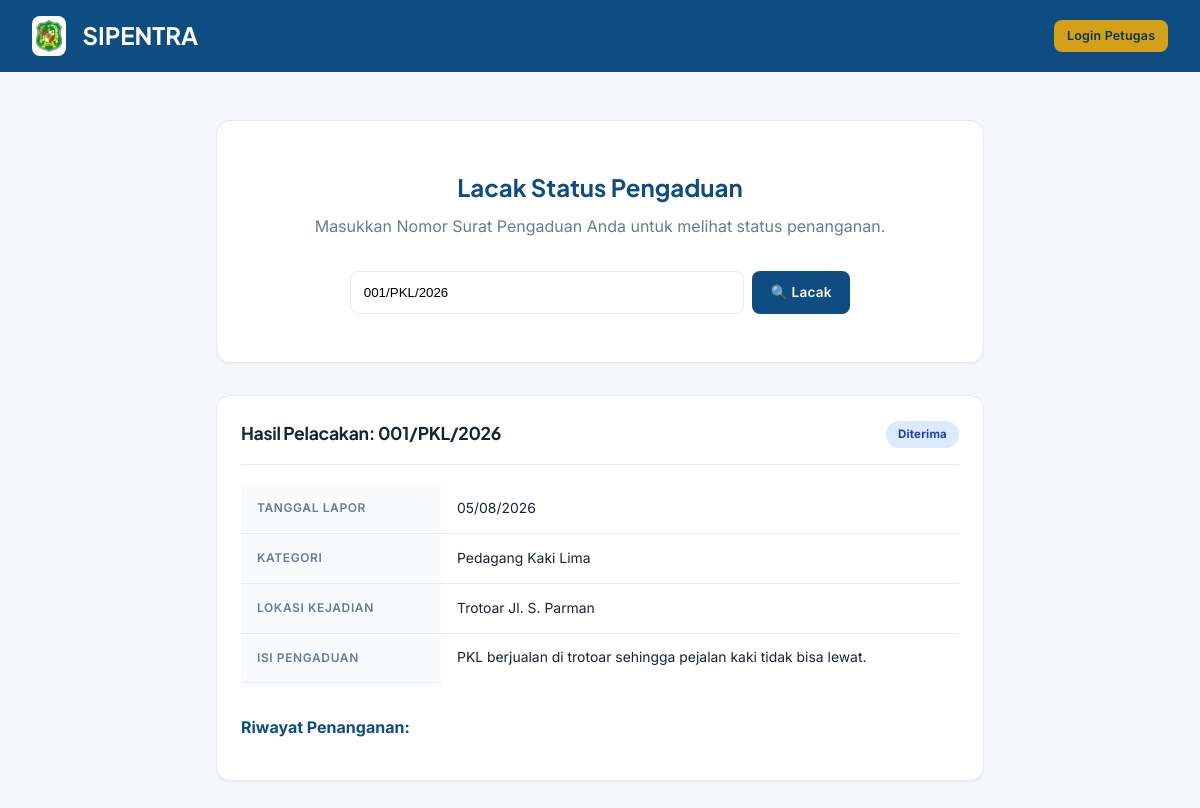
/lacak.php?no_surat=001/PKL/2026, run on the app's committed database.
### tables this page shows
CREATE TABLE pengaduan (
    id_pengaduan INT AUTO_INCREMENT PRIMARY KEY,
    no_surat VARCHAR(50) UNIQUE NOT NULL,
    tgl_diterima DATE NOT NULL,
    nama_pelapor VARCHAR(100),
    alamat VARCHAR(255),
    lokasi_kejadian VARCHAR(255) NOT NULL,
    id_kategori INT,
    isi_pengaduan TEXT NOT NULL,
    berkas_pendukung VARCHAR(255),
    status ENUM(
        'Diterima',
        'Menunggu Persetujuan Camat',
        'Disetujui',
        'Ditindaklanjuti',
        'Selesai',
        'Ditolak'
    ) DEFAULT 'Diterima',
    id_admin INT,
    created_at DATETIME DEFAULT CURRENT_TIMESTAMP,
    FOREIGN KEY (id_kategori) REFERENCES kategori(id_kategori) ON DELETE SET NULL,
    FOREIGN KEY (id_admin) REFERENCES pengguna(id_pengguna) ON DELETE SET NULL
);

CREATE TABLE kategori (
    id_kategori INT AUTO_INCREMENT PRIMARY KEY,
    nama_kategori VARCHAR(100) NOT NULL,
    deskripsi TEXT
);

### lacak.php (the view, shortened to what this page needs)
<?php
require_once __DIR__ . '/includes/functions.php';
$hasil = null;
if (isset($_GET['no_surat']) && $_GET['no_surat'] !== '') {
    $no_surat = trim($_GET['no_surat']);
    $stmt = $pdo->prepare("
        SELECT p.*, k.nama_kategori
        FROM pengaduan p
        LEFT JOIN kategori k ON p.id_kategori = k.id_kategori
        WHERE p.no_surat = ?
    ");
    $stmt->execute([$no_surat]);
    $pengaduan = $stmt->fetch();
    if ($pengaduan) {
        $stmt = $pdo->prepare("
            SELECT r.*, u.nama AS pelaku
            FROM riwayat_status r
            LEFT JOIN pengguna u ON r.id_pengguna = u.id_pengguna
            WHERE r.id_pengaduan = ?
            ORDER BY r.waktu ASC
        ");
        $stmt->execute([$pengaduan['id_pengaduan']]);
        $riwayat = $stmt->fetchAll();
        $hasil = ['pengaduan' => $pengaduan, 'riwayat' => $riwayat];
    } else {
        $error = "Nomor surat '$no_surat' tidak ditemukan. Pastikan penulisan sudah benar (contoh: 001/PKL/2026).";
    }
}
?>
<!DOCTYPE html>
<html lang="id">
<head>
    <link rel="stylesheet" href="<?= BASE_URL ?>/assets/css/style.css">
</head>
<body>
    <div style="background: var(--primary); padding: 1rem 2rem; display: flex; justify-content: space-between; align-items: center; color: white;">
        <div style="display:flex; align-items:center; gap:1rem;">
            <img src="<?= BASE_URL ?>/assets/img/logo.png" style="height:40px; background:white; border-radius:8px; padding:4px;" alt="Logo">
            <h2 style="font-family: var(--font-display); margin:0;">SIPENTRA</h2>
        </div>
        <a href="login.php" class="btn btn-accent btn-sm">Login Petugas</a>
    </div>
    <div style="max-width: 800px; margin: 3rem auto; padding: 0 1rem;">
        <div class="card" style="text-align: center; padding: 3rem 2rem;">
            <h2 style="font-family: var(--font-display); color: var(--primary); margin-bottom: 0.5rem;">Lacak Status Pengaduan</h2>
            <p style="color: var(--text-muted); margin-bottom: 2rem;">Masukkan Nomor Surat Pengaduan Anda untuk melihat status penanganan.</p>
            <form method="GET" style="display: flex; gap: 0.5rem; max-width: 500px; margin: 0 auto;">
                <input type="text" name="no_surat" placeholder="Contoh: 001/PKL/2026" value="<?= e($_GET['no_surat'] ?? '') ?>" required
                       style="flex:1; padding: 0.8rem; border: 1px solid var(--border); border-radius: 8px;">
                <button type="submit" class="btn btn-primary">🔍 Lacak</button>
            </form>
        </div>
        <?php if ($hasil): ?>
            <div class="card" style="margin-top: 2rem;">
                <div class="card-header">
                    <h3>Hasil Pelacakan: <?= e($hasil['pengaduan']['no_surat']) ?></h3>
                    <div><?= badge_status($hasil['pengaduan']['status']) ?></div>
                </div>
                <table style="margin-bottom: 2rem;">
                    <tr><th style="width: 200px;">Tanggal Lapor</th><td><?= date('d/m/Y', strtotime($hasil['pengaduan']['tgl_diterima'])) ?></td></tr>
                    <tr><th>Kategori</th><td><?= e($hasil['pengaduan']['nama_kategori']) ?></td></tr>
                    <tr><th>Lokasi Kejadian</th><td><?= e($hasil['pengaduan']['lokasi_kejadian']) ?></td></tr>
                    <tr><th>Isi Pengaduan</th><td><?= nl2br(e($hasil['pengaduan']['isi_pengaduan'])) ?></td></tr>
                </table>
                <h4 style="margin-bottom: 1rem; color: var(--primary);">Riwayat Penanganan:</h4>
            </div>
        <?php endif; ?>
    </div>
</body>
</html>

### includes/functions.php (shortened to what this page needs)
<?php
function e($str) {
    return htmlspecialchars($str ?? '', ENT_QUOTES, 'UTF-8');
}
function badge_status($status) {
    $map = [
        'Diterima'                   => 'badge-blue',
        'Menunggu Persetujuan Camat' => 'badge-yellow',
        'Disetujui'                  => 'badge-green',
        'Ditindaklanjuti'            => 'badge-purple',
        'Selesai'                    => 'badge-emerald',
        'Ditolak'                    => 'badge-red',
    ];
    $cls = $map[$status] ?? 'badge-gray';
    return "<span class='badge {$cls}'>" . e($status) . "</span>";
}

### assets/css/style.css (style rules this page uses)
:root { --primary: #0f4c81; --primary-light: #1565a8; --primary-dark: #0a3459; --accent: #d4a017; --accent-light: #f0c850; --success: #0e9f6e; --warning: #d97706; --danger: #dc2626; --bg: #f5f7fb; --surface: #ffffff; --border: #e5eaf2; --text: #1a2233; --text-muted: #6b7a90; --shadow-sm: 0 1px 2px rgba(15, 76, 129, 0.06); --shadow-md: 0 4px 12px rgba(15, 76, 129, 0.08); --shadow-lg: 0 12px 32px rgba(15, 76, 129, 0.12); --radius: 14px; --radius-sm: 8px; --font: 'Inter', -apple-system, BlinkMacSystemFont, sans-serif; --font-display: 'Plus Jakarta Sans', 'Inter', sans-serif; }
* { margin: 0; padding: 0; box-sizing: border-box; }
body { font-family: var(--font); background: var(--bg); color: var(--text); line-height: 1.55; -webkit-font-smoothing: antialiased; }
a { text-decoration: none; color: inherit; }
img { max-width: 100%; display: block; }
.card { background: var(--surface); border-radius: var(--radius); padding: 1.5rem; box-shadow: var(--shadow-sm); border: 1px solid var(--border); margin-bottom: 1.3rem; }
.card-header { display: flex; justify-content: space-between; align-items: center; margin-bottom: 1.2rem; padding-bottom: 1rem; border-bottom: 1px solid var(--border); }
.card-header h3 { font-family: var(--font-display); font-size: 1.1rem; color: var(--text); letter-spacing: -0.3px; }
table { width: 100%; border-collapse: collapse; font-size: 0.87rem; background: var(--surface); }
th, td { padding: 0.85rem 1rem; text-align: left; border-bottom: 1px solid var(--border); vertical-align: middle; }
th { background: #f8fafc; color: var(--text-muted); font-weight: 600; font-size: 0.75rem; text-transform: uppercase; letter-spacing: 0.6px; }
tbody tr { transition: background 0.15s; }
tbody tr:last-child td { border-bottom: none; }
.badge { display: inline-block; padding: 0.3rem 0.75rem; border-radius: 20px; font-size: 0.72rem; font-weight: 700; white-space: nowrap; letter-spacing: 0.2px; }
.badge-blue { background: #dbeafe; color: #1e40af; }
.btn { display: inline-flex; align-items: center; gap: 0.4rem; padding: 0.6rem 1.15rem; border-radius: var(--radius-sm); font-size: 0.85rem; font-weight: 600; border: none; cursor: pointer; transition: all 0.2s; text-align: center; font-family: inherit; letter-spacing: 0.2px; }
.btn-primary { background: var(--primary); color: #fff; }
.btn-accent { background: var(--accent); color: var(--primary-dark); }
.btn-sm { padding: 0.4rem 0.8rem; font-size: 0.78rem; }

### data on the page
pengaduan: no_surat "001/PKL/2026", status "Diterima", tgl_diterima "05/08/2026", id_kategori.nama_kategori "Pedagang Kaki Lima", lokasi_kejadian "Trotoar Jl. S. Parman", isi_pengaduan "PKL berjualan di trotoar sehingga pejalan kaki tidak bisa lewat."
